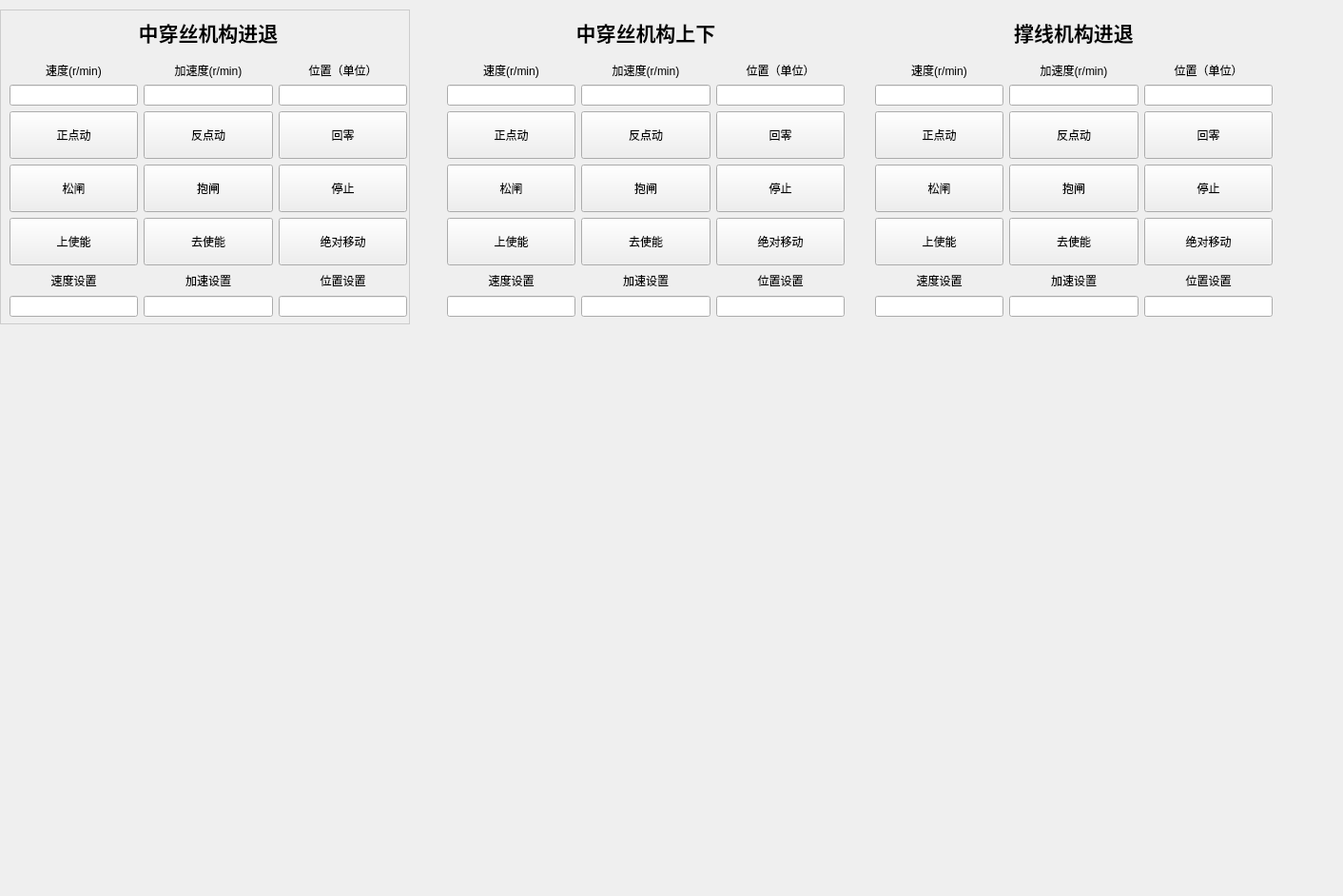
<?xml version="1.0" encoding="UTF-8"?>
<ui version="4.0">
 <class>MiddelCircuitBreaker</class>
 <widget class="QWidget" name="MiddelCircuitBreaker">
  <property name="geometry">
   <rect>
    <x>0</x>
    <y>0</y>
    <width>1412</width>
    <height>942</height>
   </rect>
  </property>
  <property name="windowTitle">
   <string>Form</string>
  </property>
  <widget class="QWidget" name="widget_1" native="true">
   <property name="geometry">
    <rect>
     <x>0</x>
     <y>10</y>
     <width>431</width>
     <height>331</height>
    </rect>
   </property>
   <property name="styleSheet">
    <string notr="true">#widget_1{
 border: 1px solid #ccc;
}</string>
   </property>
   <widget class="QWidget" name="layoutWidget">
    <property name="geometry">
     <rect>
      <x>10</x>
      <y>0</y>
      <width>418</width>
      <height>323</height>
     </rect>
    </property>
    <layout class="QVBoxLayout" name="verticalLayout_8">
     <item>
      <widget class="QLabel" name="label">
       <property name="font">
        <font>
         <pointsize>16</pointsize>
         <bold>true</bold>
        </font>
       </property>
       <property name="text">
        <string>中穿丝机构进退</string>
       </property>
       <property name="alignment">
        <set>Qt::AlignmentFlag::AlignCenter</set>
       </property>
      </widget>
     </item>
     <item>
      <layout class="QHBoxLayout" name="horizontalLayout">
       <item>
        <layout class="QVBoxLayout" name="verticalLayout">
         <property name="leftMargin">
          <number>0</number>
         </property>
         <item>
          <widget class="QLabel" name="label_2">
           <property name="text">
            <string>速度(r/min)</string>
           </property>
           <property name="alignment">
            <set>Qt::AlignmentFlag::AlignCenter</set>
           </property>
          </widget>
         </item>
         <item>
          <widget class="QLineEdit" name="lineEdit_2">
           <property name="text">
            <string/>
           </property>
           <property name="readOnly">
            <bool>true</bool>
           </property>
          </widget>
         </item>
        </layout>
       </item>
       <item>
        <layout class="QVBoxLayout" name="verticalLayout_2">
         <item>
          <widget class="QLabel" name="label_3">
           <property name="text">
            <string>加速度(r/min)</string>
           </property>
           <property name="alignment">
            <set>Qt::AlignmentFlag::AlignCenter</set>
           </property>
          </widget>
         </item>
         <item>
          <widget class="QLineEdit" name="lineEdit_3">
           <property name="text">
            <string/>
           </property>
           <property name="readOnly">
            <bool>true</bool>
           </property>
          </widget>
         </item>
        </layout>
       </item>
       <item>
        <layout class="QVBoxLayout" name="verticalLayout_4">
         <item>
          <widget class="QLabel" name="label_4">
           <property name="text">
            <string>位置（单位）</string>
           </property>
           <property name="alignment">
            <set>Qt::AlignmentFlag::AlignCenter</set>
           </property>
          </widget>
         </item>
         <item>
          <widget class="QLineEdit" name="lineEdit_6">
           <property name="text">
            <string/>
           </property>
           <property name="readOnly">
            <bool>true</bool>
           </property>
          </widget>
         </item>
        </layout>
       </item>
      </layout>
     </item>
     <item>
      <layout class="QVBoxLayout" name="verticalLayout_3">
       <item>
        <layout class="QHBoxLayout" name="horizontalLayout_2">
         <item>
          <widget class="QPushButton" name="pushButton">
           <property name="minimumSize">
            <size>
             <width>50</width>
             <height>50</height>
            </size>
           </property>
           <property name="text">
            <string>正点动</string>
           </property>
          </widget>
         </item>
         <item>
          <widget class="QPushButton" name="pushButton_4">
           <property name="minimumSize">
            <size>
             <width>50</width>
             <height>50</height>
            </size>
           </property>
           <property name="text">
            <string>反点动</string>
           </property>
          </widget>
         </item>
         <item>
          <widget class="QPushButton" name="pushButton_2">
           <property name="minimumSize">
            <size>
             <width>50</width>
             <height>50</height>
            </size>
           </property>
           <property name="text">
            <string>回零</string>
           </property>
          </widget>
         </item>
        </layout>
       </item>
       <item>
        <layout class="QHBoxLayout" name="horizontalLayout_4">
         <item>
          <widget class="QPushButton" name="pushButton_7">
           <property name="minimumSize">
            <size>
             <width>50</width>
             <height>50</height>
            </size>
           </property>
           <property name="text">
            <string>松闸</string>
           </property>
          </widget>
         </item>
         <item>
          <widget class="QPushButton" name="pushButton_8">
           <property name="minimumSize">
            <size>
             <width>50</width>
             <height>50</height>
            </size>
           </property>
           <property name="text">
            <string>抱闸</string>
           </property>
          </widget>
         </item>
         <item>
          <widget class="QPushButton" name="pushButton_9">
           <property name="minimumSize">
            <size>
             <width>50</width>
             <height>50</height>
            </size>
           </property>
           <property name="text">
            <string>停止</string>
           </property>
          </widget>
         </item>
        </layout>
       </item>
       <item>
        <layout class="QHBoxLayout" name="horizontalLayout_3">
         <item>
          <widget class="QPushButton" name="pushButton_3">
           <property name="minimumSize">
            <size>
             <width>50</width>
             <height>50</height>
            </size>
           </property>
           <property name="text">
            <string>上使能</string>
           </property>
          </widget>
         </item>
         <item>
          <widget class="QPushButton" name="pushButton_5">
           <property name="minimumSize">
            <size>
             <width>50</width>
             <height>50</height>
            </size>
           </property>
           <property name="text">
            <string>去使能</string>
           </property>
          </widget>
         </item>
         <item>
          <widget class="QPushButton" name="pushButton_6">
           <property name="minimumSize">
            <size>
             <width>50</width>
             <height>50</height>
            </size>
           </property>
           <property name="text">
            <string>绝对移动</string>
           </property>
          </widget>
         </item>
        </layout>
       </item>
      </layout>
     </item>
     <item>
      <layout class="QHBoxLayout" name="horizontalLayout_5">
       <item>
        <layout class="QVBoxLayout" name="verticalLayout_7">
         <item>
          <widget class="QLabel" name="label_7">
           <property name="text">
            <string>速度设置</string>
           </property>
           <property name="alignment">
            <set>Qt::AlignmentFlag::AlignCenter</set>
           </property>
          </widget>
         </item>
         <item>
          <widget class="QLineEdit" name="lineEdit_9">
           <property name="text">
            <string/>
           </property>
           <property name="alignment">
            <set>Qt::AlignmentFlag::AlignCenter</set>
           </property>
          </widget>
         </item>
        </layout>
       </item>
       <item>
        <layout class="QVBoxLayout" name="verticalLayout_6">
         <item>
          <widget class="QLabel" name="label_6">
           <property name="text">
            <string>加速设置</string>
           </property>
           <property name="alignment">
            <set>Qt::AlignmentFlag::AlignCenter</set>
           </property>
          </widget>
         </item>
         <item>
          <widget class="QLineEdit" name="lineEdit_8">
           <property name="text">
            <string/>
           </property>
           <property name="alignment">
            <set>Qt::AlignmentFlag::AlignCenter</set>
           </property>
          </widget>
         </item>
        </layout>
       </item>
       <item>
        <layout class="QVBoxLayout" name="verticalLayout_5">
         <item>
          <widget class="QLabel" name="label_5">
           <property name="text">
            <string>位置设置</string>
           </property>
           <property name="alignment">
            <set>Qt::AlignmentFlag::AlignCenter</set>
           </property>
          </widget>
         </item>
         <item>
          <widget class="QLineEdit" name="lineEdit_7">
           <property name="text">
            <string/>
           </property>
           <property name="alignment">
            <set>Qt::AlignmentFlag::AlignCenter</set>
           </property>
          </widget>
         </item>
        </layout>
       </item>
      </layout>
     </item>
    </layout>
   </widget>
  </widget>
  <widget class="QWidget" name="widget_2" native="true">
   <property name="geometry">
    <rect>
     <x>460</x>
     <y>10</y>
     <width>431</width>
     <height>331</height>
    </rect>
   </property>
   <property name="styleSheet">
    <string notr="true">#widget_1{
 border: 1px solid #ccc;
}</string>
   </property>
   <widget class="QWidget" name="layoutWidget_5">
    <property name="geometry">
     <rect>
      <x>10</x>
      <y>0</y>
      <width>418</width>
      <height>323</height>
     </rect>
    </property>
    <layout class="QVBoxLayout" name="verticalLayout_33">
     <item>
      <widget class="QLabel" name="label_29">
       <property name="font">
        <font>
         <pointsize>16</pointsize>
         <bold>true</bold>
        </font>
       </property>
       <property name="text">
        <string>中穿丝机构上下</string>
       </property>
       <property name="alignment">
        <set>Qt::AlignmentFlag::AlignCenter</set>
       </property>
      </widget>
     </item>
     <item>
      <layout class="QHBoxLayout" name="horizontalLayout_21">
       <item>
        <layout class="QVBoxLayout" name="verticalLayout_34">
         <property name="leftMargin">
          <number>0</number>
         </property>
         <item>
          <widget class="QLabel" name="label_30">
           <property name="text">
            <string>速度(r/min)</string>
           </property>
           <property name="alignment">
            <set>Qt::AlignmentFlag::AlignCenter</set>
           </property>
          </widget>
         </item>
         <item>
          <widget class="QLineEdit" name="lineEdit_26">
           <property name="text">
            <string/>
           </property>
           <property name="readOnly">
            <bool>true</bool>
           </property>
          </widget>
         </item>
        </layout>
       </item>
       <item>
        <layout class="QVBoxLayout" name="verticalLayout_35">
         <item>
          <widget class="QLabel" name="label_31">
           <property name="text">
            <string>加速度(r/min)</string>
           </property>
           <property name="alignment">
            <set>Qt::AlignmentFlag::AlignCenter</set>
           </property>
          </widget>
         </item>
         <item>
          <widget class="QLineEdit" name="lineEdit_27">
           <property name="text">
            <string/>
           </property>
           <property name="readOnly">
            <bool>true</bool>
           </property>
          </widget>
         </item>
        </layout>
       </item>
       <item>
        <layout class="QVBoxLayout" name="verticalLayout_36">
         <item>
          <widget class="QLabel" name="label_32">
           <property name="text">
            <string>位置（单位）</string>
           </property>
           <property name="alignment">
            <set>Qt::AlignmentFlag::AlignCenter</set>
           </property>
          </widget>
         </item>
         <item>
          <widget class="QLineEdit" name="lineEdit_28">
           <property name="text">
            <string/>
           </property>
           <property name="readOnly">
            <bool>true</bool>
           </property>
          </widget>
         </item>
        </layout>
       </item>
      </layout>
     </item>
     <item>
      <layout class="QVBoxLayout" name="verticalLayout_37">
       <item>
        <layout class="QHBoxLayout" name="horizontalLayout_22">
         <item>
          <widget class="QPushButton" name="pushButton_37">
           <property name="minimumSize">
            <size>
             <width>50</width>
             <height>50</height>
            </size>
           </property>
           <property name="text">
            <string>正点动</string>
           </property>
          </widget>
         </item>
         <item>
          <widget class="QPushButton" name="pushButton_38">
           <property name="minimumSize">
            <size>
             <width>50</width>
             <height>50</height>
            </size>
           </property>
           <property name="text">
            <string>反点动</string>
           </property>
          </widget>
         </item>
         <item>
          <widget class="QPushButton" name="pushButton_39">
           <property name="minimumSize">
            <size>
             <width>50</width>
             <height>50</height>
            </size>
           </property>
           <property name="text">
            <string>回零</string>
           </property>
          </widget>
         </item>
        </layout>
       </item>
       <item>
        <layout class="QHBoxLayout" name="horizontalLayout_23">
         <item>
          <widget class="QPushButton" name="pushButton_40">
           <property name="minimumSize">
            <size>
             <width>50</width>
             <height>50</height>
            </size>
           </property>
           <property name="text">
            <string>松闸</string>
           </property>
          </widget>
         </item>
         <item>
          <widget class="QPushButton" name="pushButton_41">
           <property name="minimumSize">
            <size>
             <width>50</width>
             <height>50</height>
            </size>
           </property>
           <property name="text">
            <string>抱闸</string>
           </property>
          </widget>
         </item>
         <item>
          <widget class="QPushButton" name="pushButton_42">
           <property name="minimumSize">
            <size>
             <width>50</width>
             <height>50</height>
            </size>
           </property>
           <property name="text">
            <string>停止</string>
           </property>
          </widget>
         </item>
        </layout>
       </item>
       <item>
        <layout class="QHBoxLayout" name="horizontalLayout_24">
         <item>
          <widget class="QPushButton" name="pushButton_43">
           <property name="minimumSize">
            <size>
             <width>50</width>
             <height>50</height>
            </size>
           </property>
           <property name="text">
            <string>上使能</string>
           </property>
          </widget>
         </item>
         <item>
          <widget class="QPushButton" name="pushButton_44">
           <property name="minimumSize">
            <size>
             <width>50</width>
             <height>50</height>
            </size>
           </property>
           <property name="text">
            <string>去使能</string>
           </property>
          </widget>
         </item>
         <item>
          <widget class="QPushButton" name="pushButton_45">
           <property name="minimumSize">
            <size>
             <width>50</width>
             <height>50</height>
            </size>
           </property>
           <property name="text">
            <string>绝对移动</string>
           </property>
          </widget>
         </item>
        </layout>
       </item>
      </layout>
     </item>
     <item>
      <layout class="QHBoxLayout" name="horizontalLayout_25">
       <item>
        <layout class="QVBoxLayout" name="verticalLayout_38">
         <item>
          <widget class="QLabel" name="label_33">
           <property name="text">
            <string>速度设置</string>
           </property>
           <property name="alignment">
            <set>Qt::AlignmentFlag::AlignCenter</set>
           </property>
          </widget>
         </item>
         <item>
          <widget class="QLineEdit" name="lineEdit_29">
           <property name="text">
            <string/>
           </property>
           <property name="alignment">
            <set>Qt::AlignmentFlag::AlignCenter</set>
           </property>
          </widget>
         </item>
        </layout>
       </item>
       <item>
        <layout class="QVBoxLayout" name="verticalLayout_39">
         <item>
          <widget class="QLabel" name="label_34">
           <property name="text">
            <string>加速设置</string>
           </property>
           <property name="alignment">
            <set>Qt::AlignmentFlag::AlignCenter</set>
           </property>
          </widget>
         </item>
         <item>
          <widget class="QLineEdit" name="lineEdit_30">
           <property name="text">
            <string/>
           </property>
           <property name="alignment">
            <set>Qt::AlignmentFlag::AlignCenter</set>
           </property>
          </widget>
         </item>
        </layout>
       </item>
       <item>
        <layout class="QVBoxLayout" name="verticalLayout_40">
         <item>
          <widget class="QLabel" name="label_35">
           <property name="text">
            <string>位置设置</string>
           </property>
           <property name="alignment">
            <set>Qt::AlignmentFlag::AlignCenter</set>
           </property>
          </widget>
         </item>
         <item>
          <widget class="QLineEdit" name="lineEdit_31">
           <property name="text">
            <string/>
           </property>
           <property name="alignment">
            <set>Qt::AlignmentFlag::AlignCenter</set>
           </property>
          </widget>
         </item>
        </layout>
       </item>
      </layout>
     </item>
    </layout>
   </widget>
  </widget>
  <widget class="QWidget" name="widget_3" native="true">
   <property name="geometry">
    <rect>
     <x>910</x>
     <y>10</y>
     <width>431</width>
     <height>331</height>
    </rect>
   </property>
   <property name="styleSheet">
    <string notr="true">#widget_1{
 border: 1px solid #ccc;
}</string>
   </property>
   <widget class="QWidget" name="layoutWidget_6">
    <property name="geometry">
     <rect>
      <x>10</x>
      <y>0</y>
      <width>418</width>
      <height>323</height>
     </rect>
    </property>
    <layout class="QVBoxLayout" name="verticalLayout_41">
     <item>
      <widget class="QLabel" name="label_36">
       <property name="font">
        <font>
         <pointsize>16</pointsize>
         <bold>true</bold>
        </font>
       </property>
       <property name="text">
        <string>撑线机构进退</string>
       </property>
       <property name="alignment">
        <set>Qt::AlignmentFlag::AlignCenter</set>
       </property>
      </widget>
     </item>
     <item>
      <layout class="QHBoxLayout" name="horizontalLayout_26">
       <item>
        <layout class="QVBoxLayout" name="verticalLayout_42">
         <property name="leftMargin">
          <number>0</number>
         </property>
         <item>
          <widget class="QLabel" name="label_37">
           <property name="text">
            <string>速度(r/min)</string>
           </property>
           <property name="alignment">
            <set>Qt::AlignmentFlag::AlignCenter</set>
           </property>
          </widget>
         </item>
         <item>
          <widget class="QLineEdit" name="lineEdit_32">
           <property name="text">
            <string/>
           </property>
           <property name="readOnly">
            <bool>true</bool>
           </property>
          </widget>
         </item>
        </layout>
       </item>
       <item>
        <layout class="QVBoxLayout" name="verticalLayout_43">
         <item>
          <widget class="QLabel" name="label_38">
           <property name="text">
            <string>加速度(r/min)</string>
           </property>
           <property name="alignment">
            <set>Qt::AlignmentFlag::AlignCenter</set>
           </property>
          </widget>
         </item>
         <item>
          <widget class="QLineEdit" name="lineEdit_33">
           <property name="text">
            <string/>
           </property>
           <property name="readOnly">
            <bool>true</bool>
           </property>
          </widget>
         </item>
        </layout>
       </item>
       <item>
        <layout class="QVBoxLayout" name="verticalLayout_44">
         <item>
          <widget class="QLabel" name="label_39">
           <property name="text">
            <string>位置（单位）</string>
           </property>
           <property name="alignment">
            <set>Qt::AlignmentFlag::AlignCenter</set>
           </property>
          </widget>
         </item>
         <item>
          <widget class="QLineEdit" name="lineEdit_34">
           <property name="text">
            <string/>
           </property>
           <property name="readOnly">
            <bool>true</bool>
           </property>
          </widget>
         </item>
        </layout>
       </item>
      </layout>
     </item>
     <item>
      <layout class="QVBoxLayout" name="verticalLayout_45">
       <item>
        <layout class="QHBoxLayout" name="horizontalLayout_27">
         <item>
          <widget class="QPushButton" name="pushButton_46">
           <property name="minimumSize">
            <size>
             <width>50</width>
             <height>50</height>
            </size>
           </property>
           <property name="text">
            <string>正点动</string>
           </property>
          </widget>
         </item>
         <item>
          <widget class="QPushButton" name="pushButton_47">
           <property name="minimumSize">
            <size>
             <width>50</width>
             <height>50</height>
            </size>
           </property>
           <property name="text">
            <string>反点动</string>
           </property>
          </widget>
         </item>
         <item>
          <widget class="QPushButton" name="pushButton_48">
           <property name="minimumSize">
            <size>
             <width>50</width>
             <height>50</height>
            </size>
           </property>
           <property name="text">
            <string>回零</string>
           </property>
          </widget>
         </item>
        </layout>
       </item>
       <item>
        <layout class="QHBoxLayout" name="horizontalLayout_28">
         <item>
          <widget class="QPushButton" name="pushButton_49">
           <property name="minimumSize">
            <size>
             <width>50</width>
             <height>50</height>
            </size>
           </property>
           <property name="text">
            <string>松闸</string>
           </property>
          </widget>
         </item>
         <item>
          <widget class="QPushButton" name="pushButton_50">
           <property name="minimumSize">
            <size>
             <width>50</width>
             <height>50</height>
            </size>
           </property>
           <property name="text">
            <string>抱闸</string>
           </property>
          </widget>
         </item>
         <item>
          <widget class="QPushButton" name="pushButton_51">
           <property name="minimumSize">
            <size>
             <width>50</width>
             <height>50</height>
            </size>
           </property>
           <property name="text">
            <string>停止</string>
           </property>
          </widget>
         </item>
        </layout>
       </item>
       <item>
        <layout class="QHBoxLayout" name="horizontalLayout_29">
         <item>
          <widget class="QPushButton" name="pushButton_52">
           <property name="minimumSize">
            <size>
             <width>50</width>
             <height>50</height>
            </size>
           </property>
           <property name="text">
            <string>上使能</string>
           </property>
          </widget>
         </item>
         <item>
          <widget class="QPushButton" name="pushButton_53">
           <property name="minimumSize">
            <size>
             <width>50</width>
             <height>50</height>
            </size>
           </property>
           <property name="text">
            <string>去使能</string>
           </property>
          </widget>
         </item>
         <item>
          <widget class="QPushButton" name="pushButton_54">
           <property name="minimumSize">
            <size>
             <width>50</width>
             <height>50</height>
            </size>
           </property>
           <property name="text">
            <string>绝对移动</string>
           </property>
          </widget>
         </item>
        </layout>
       </item>
      </layout>
     </item>
     <item>
      <layout class="QHBoxLayout" name="horizontalLayout_30">
       <item>
        <layout class="QVBoxLayout" name="verticalLayout_46">
         <item>
          <widget class="QLabel" name="label_40">
           <property name="text">
            <string>速度设置</string>
           </property>
           <property name="alignment">
            <set>Qt::AlignmentFlag::AlignCenter</set>
           </property>
          </widget>
         </item>
         <item>
          <widget class="QLineEdit" name="lineEdit_35">
           <property name="text">
            <string/>
           </property>
           <property name="alignment">
            <set>Qt::AlignmentFlag::AlignCenter</set>
           </property>
          </widget>
         </item>
        </layout>
       </item>
       <item>
        <layout class="QVBoxLayout" name="verticalLayout_47">
         <item>
          <widget class="QLabel" name="label_41">
           <property name="text">
            <string>加速设置</string>
           </property>
           <property name="alignment">
            <set>Qt::AlignmentFlag::AlignCenter</set>
           </property>
          </widget>
         </item>
         <item>
          <widget class="QLineEdit" name="lineEdit_36">
           <property name="text">
            <string/>
           </property>
           <property name="alignment">
            <set>Qt::AlignmentFlag::AlignCenter</set>
           </property>
          </widget>
         </item>
        </layout>
       </item>
       <item>
        <layout class="QVBoxLayout" name="verticalLayout_48">
         <item>
          <widget class="QLabel" name="label_42">
           <property name="text">
            <string>位置设置</string>
           </property>
           <property name="alignment">
            <set>Qt::AlignmentFlag::AlignCenter</set>
           </property>
          </widget>
         </item>
         <item>
          <widget class="QLineEdit" name="lineEdit_37">
           <property name="text">
            <string/>
           </property>
           <property name="alignment">
            <set>Qt::AlignmentFlag::AlignCenter</set>
           </property>
          </widget>
         </item>
        </layout>
       </item>
      </layout>
     </item>
    </layout>
   </widget>
  </widget>
 </widget>
 <resources/>
 <connections/>
</ui>
